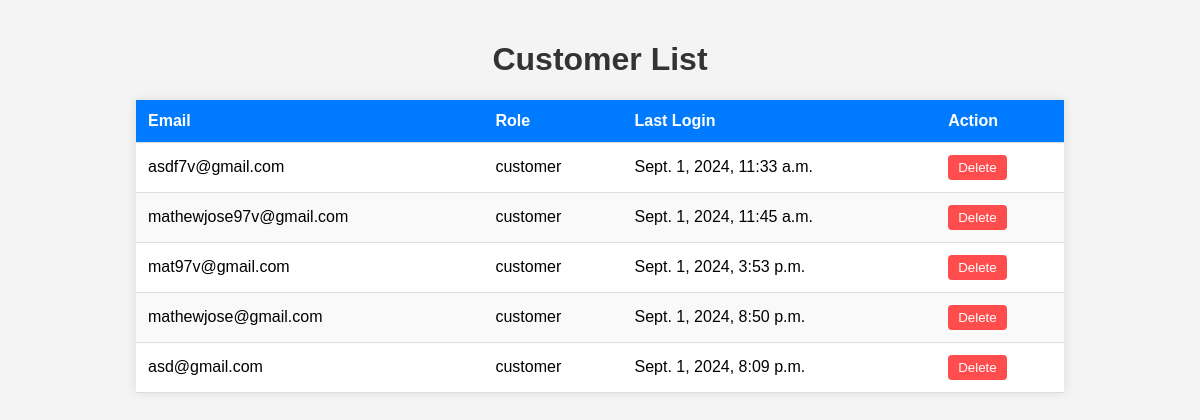
The app's page /customerdetails, older data.
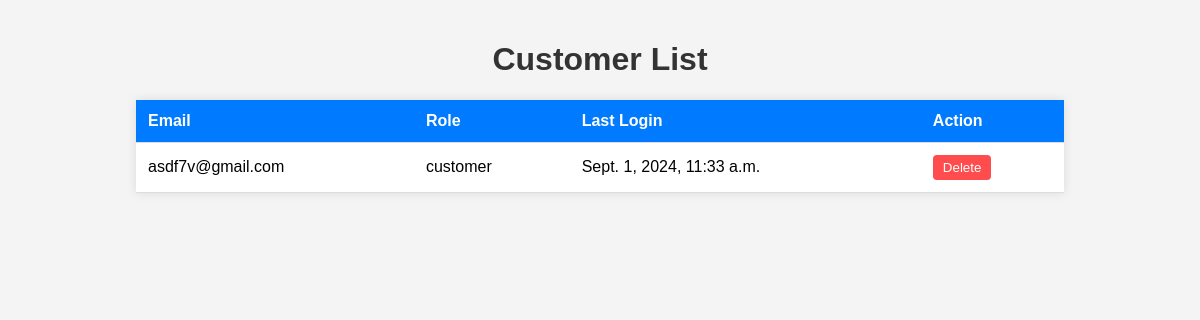
The same page, newer data.
### autocareweb/models.py (models this page shows, shortened)
class CustomUser(AbstractBaseUser, PermissionsMixin):
    email = models.EmailField(unique=True)
    role = models.CharField(max_length=20, choices=UserRole.choices, default=UserRole.CUSTOMER)
    is_active = models.BooleanField(default=True)
    is_staff = models.BooleanField(default=False)
    objects = CustomUserManager()
    USERNAME_FIELD = 'email'
    REQUIRED_FIELDS = []

### autocareweb/views.py (the view)
def customerdetails(request):
    customers = CustomUser.objects.filter(role='customer').select_related('details')
    return render(request,'admin/customerdetails.html',{'customers':customers})

### templates/admin/customerdetails.html (shortened to what this page needs)
{% load static %}
<!DOCTYPE html>
<html lang="en">
<head>
</head>
<body>
    <h1>Customer List</h1>
    <table>
        <thead>
            <tr>
                <th>Email</th>
                <th>Role</th>
                <th>Last Login</th>
                <th>Action</th>
            </tr>
        </thead>
        <tbody>
            {% for customer in customers %}
                <tr>
                    <td>{{ customer.email }}</td>
                    <td>{{ customer.role }}</td>
                    <td>{{ customer.last_login }}</td>
                    <td>
                        <form method="POST" action="{% url 'delete_customer' customer.email %}">
                          <button type="submit" class="delete-btn">Delete</button>
                        </form>
                    </td>
                </tr>
            {% endfor %}
        </tbody>
    </table>
</body>
</html>

Row changes from the older to the newer data that the page shows:
removed CustomUser: email "mathewjose97v@gmail.com", role "customer", last_login "Sept. 1, 2024, 11:45 a.m."
removed CustomUser: email "mat97v@gmail.com", role "customer", last_login "Sept. 1, 2024, 3:53 p.m."
removed CustomUser: email "mathewjose@gmail.com", role "customer", last_login "Sept. 1, 2024, 8:50 p.m."
removed CustomUser: email "asd@gmail.com", role "customer", last_login "Sept. 1, 2024, 8:09 p.m."
